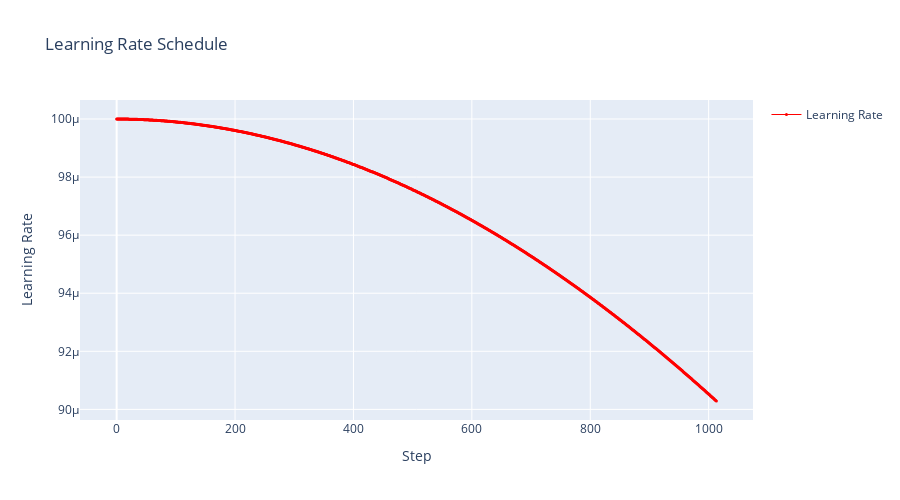

Notebook source saved alongside this figure:
### Code cell
# Create a figure plotting only the learning rate
fig_lr = go.Figure()

# Add learning rate trace
fig_lr.add_trace(
    go.Scatter(
        x=list(range(len(LR))),
        y=LR,
        mode="lines+markers",
        name="Learning Rate",
        line=dict(color="red", width=1),
        marker=dict(size=3, color="red"),
    )
)

# Update layout
fig_lr.update_layout(
    title="Learning Rate Schedule",
    xaxis_title="Step",
    yaxis_title="Learning Rate",
    height=500,
    showlegend=True,
)

fig_lr.show()

### Figure 1 — Plotly figure (JSON) as saved in the notebook; plotly's stock layout.template omitted (floating-point values rounded to 4 significant figures; data arrays with more than 128 entries replaced by an {"elided": "..."} marker saying what was removed)
{"data": [{"line": {"color": "red", "width": 1}, "marker": {"color": "red", "size": 3}, "mode": "lines+markers", "name": "Learning Rate", "type": "scatter", "x": {"elided": "1014 int values"}, "y": {"elided": "1014 float values"}}], "layout": {"height": 500, "showlegend": true, "title": {"text": "Learning Rate Schedule"}, "xaxis": {"title": {"text": "Step"}}, "yaxis": {"title": {"text": "Learning Rate"}}}}
